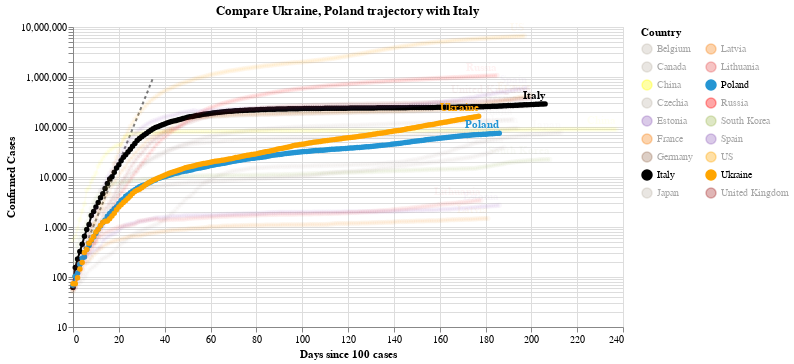

Write notebook code for a chart like this one.
### Code cell
#hide_input
chart2 = make_since_chart(dff2, ['Ukraine', 'Poland'], baseline_countries)
chart2

### Figure 1 — Vega-Lite specification as saved in the notebook (floating-point values rounded to 4 significant figures; data arrays with more than 128 entries replaced by an {"elided": "..."} marker saying what was removed)
{"config": {"view": {"continuousWidth": 400, "continuousHeight": 300}}, "layer": [{"data": {"name": "data-628230001892d6798b50651be41d1b3e"}, "mark": {"type": "line", "color": "black", "opacity": 0.5, "strokeDash": [3, 3]}, "encoding": {"x": {"type": "quantitative", "field": "Days since 100 cases"}, "y": {"type": "quantitative", "field": "Confirmed Cases"}}}, {"data": {"name": "data-6ce174f909d0b757110d6d9f1bdd0b65"}, "mark": {"type": "line", "point": true}, "encoding": {"color": {"type": "nominal", "field": "Country", "legend": {"columns": 2}, "scale": {"domain": ["Belgium", "Canada", "China", "Czechia", "Estonia", "France", "Germany", "Italy", "Japan", "Latvia", "Lithuania", "Poland", "Russia", "South Korea", "Spain", "US", "Ukraine", "United Kingdom"], "range": ["#C1B7AD", "#C1B7AD", "yellow", "#C1B7AD", "#9467bd", "#F58518", "#9D755D", "black", "#C1B7AD", "#F58518", "#E45756", "#2495D3", "red", "#A1BA59", "#9467bd", "orange", "orange", "brown"]}}, "opacity": {"condition": {"value": 1, "selection": "selector003"}, "value": 0.05}, "tooltip": [{"type": "nominal", "field": "Country"}, {"type": "temporal", "field": "Date"}, {"type": "quantitative", "field": "Confirmed Cases"}, {"type": "quantitative", "field": "Days since 100 cases"}], "x": {"type": "quantitative", "field": "Days since 100 cases"}, "y": {"type": "quantitative", "field": "Confirmed Cases", "scale": {"type": "log"}}}, "selection": {"selector003": {"type": "multi", "fields": ["Country"], "bind": "legend", "init": [{"Country": "Ukraine"}, {"Country": "Poland"}, {"Country": "Italy"}]}}, "width": 550}, {"data": {"name": "data-6ce174f909d0b757110d6d9f1bdd0b65"}, "mark": {"type": "text", "align": "right", "dy": -8, "fontWeight": "bold"}, "encoding": {"color": {"type": "nominal", "field": "Country", "legend": {"columns": 2}, "scale": {"domain": ["Belgium", "Canada", "China", "Czechia", "Estonia", "France", "Germany", "Italy", "Japan", "Latvia", "Lithuania", "Poland", "Russia", "South Korea", "Spain", "US", "Ukraine", "United Kingdom"], "range": ["#C1B7AD", "#C1B7AD", "yellow", "#C1B7AD", "#9467bd", "#F58518", "#9D755D", "black", "#C1B7AD", "#F58518", "#E45756", "#2495D3", "red", "#A1BA59", "#9467bd", "orange", "orange", "brown"]}}, "opacity": {"condition": {"value": 1, "selection": "selector003"}, "value": 0.05}, "text": {"type": "nominal", "field": "Country"}, "tooltip": [{"type": "nominal", "field": "Country"}, {"type": "temporal", "field": "Date"}, {"type": "quantitative", "field": "Confirmed Cases"}, {"type": "quantitative", "field": "Days since 100 cases"}], "x": {"type": "quantitative", "field": "Days since 100 cases"}, "y": {"type": "quantitative", "field": "Confirmed Cases", "scale": {"type": "log"}}}, "transform": [{"filter": "(datum['Date'] >= 1600128000000)"}], "width": 550}], "title": "Compare Ukraine, Poland trajectory with Italy", "$schema": "https://vega.github.io/schema/vega-lite/v4.0.2.json", "datasets": {"data-628230001892d6798b50651be41d1b3e": [{"Days since 100 cases": 0, "Confirmed Cases": 100.0}, {"Days since 100 cases": 1, "Confirmed Cases": 130.0}, {"Days since 100 cases": 2, "Confirmed Cases": 169.0}, {"Days since 100 cases": 3, "Confirmed Cases": 219.7}, {"Days since 100 cases": 4, "Confirmed Cases": 285.6}, {"Days since 100 cases": 5, "Confirmed Cases": 371.3}, {"Days since 100 cases": 6, "Confirmed Cases": 482.7}, {"Days since 100 cases": 7, "Confirmed Cases": 627.5}, {"Days since 100 cases": 8, "Confirmed Cases": 815.7}, {"Days since 100 cases": 9, "Confirmed Cases": 1060.0}, {"Days since 100 cases": 10, "Confirmed Cases": 1379.0}, {"Days since 100 cases": 11, "Confirmed Cases": 1792.0}, {"Days since 100 cases": 12, "Confirmed Cases": 2330.0}, {"Days since 100 cases": 13, "Confirmed Cases": 3029.0}, {"Days since 100 cases": 14, "Confirmed Cases": 3937.0}, {"Days since 100 cases": 15, "Confirmed Cases": 5119.0}, {"Days since 100 cases": 16, "Confirmed Cases": 6654.0}, {"Days since 100 cases": 17, "Confirmed Cases": 8650.0}, {"Days since 100 cases": 18, "Confirmed Cases": 11250.0}, {"Days since 100 cases": 19, "Confirmed Cases": 14620.0}, {"Days since 100 cases": 20, "Confirmed Cases": 19000.0}, {"Days since 100 cases": 21, "Confirmed Cases": 24710.0}, {"Days since 100 cases": 22, "Confirmed Cases": 32120.0}, {"Days since 100 cases": 23, "Confirmed Cases": 41750.0}, {"Days since 100 cases": 24, "Confirmed Cases": 54280.0}, {"Days since 100 cases": 25, "Confirmed Cases": 70560.0}, {"Days since 100 cases": 26, "Confirmed Cases": 91730.0}, {"Days since 100 cases": 27, "Confirmed Cases": 119300.0}, {"Days since 100 cases": 28, "Confirmed Cases": 155000.0}, {"Days since 100 cases": 29, "Confirmed Cases": 201500.0}, {"Days since 100 cases": 30, "Confirmed Cases": 262000.0}, {"Days since 100 cases": 31, "Confirmed Cases": 340600.0}, {"Days since 100 cases": 32, "Confirmed Cases": 442800.0}, {"Days since 100 cases": 33, "Confirmed Cases": 575600.0}, {"Days since 100 cases": 34, "Confirmed Cases": 748300.0}, {"Days since 100 cases": 35, "Confirmed Cases": 972800.0}], "data-6ce174f909d0b757110d6d9f1bdd0b65": {"elided": "3543 records"}}}
